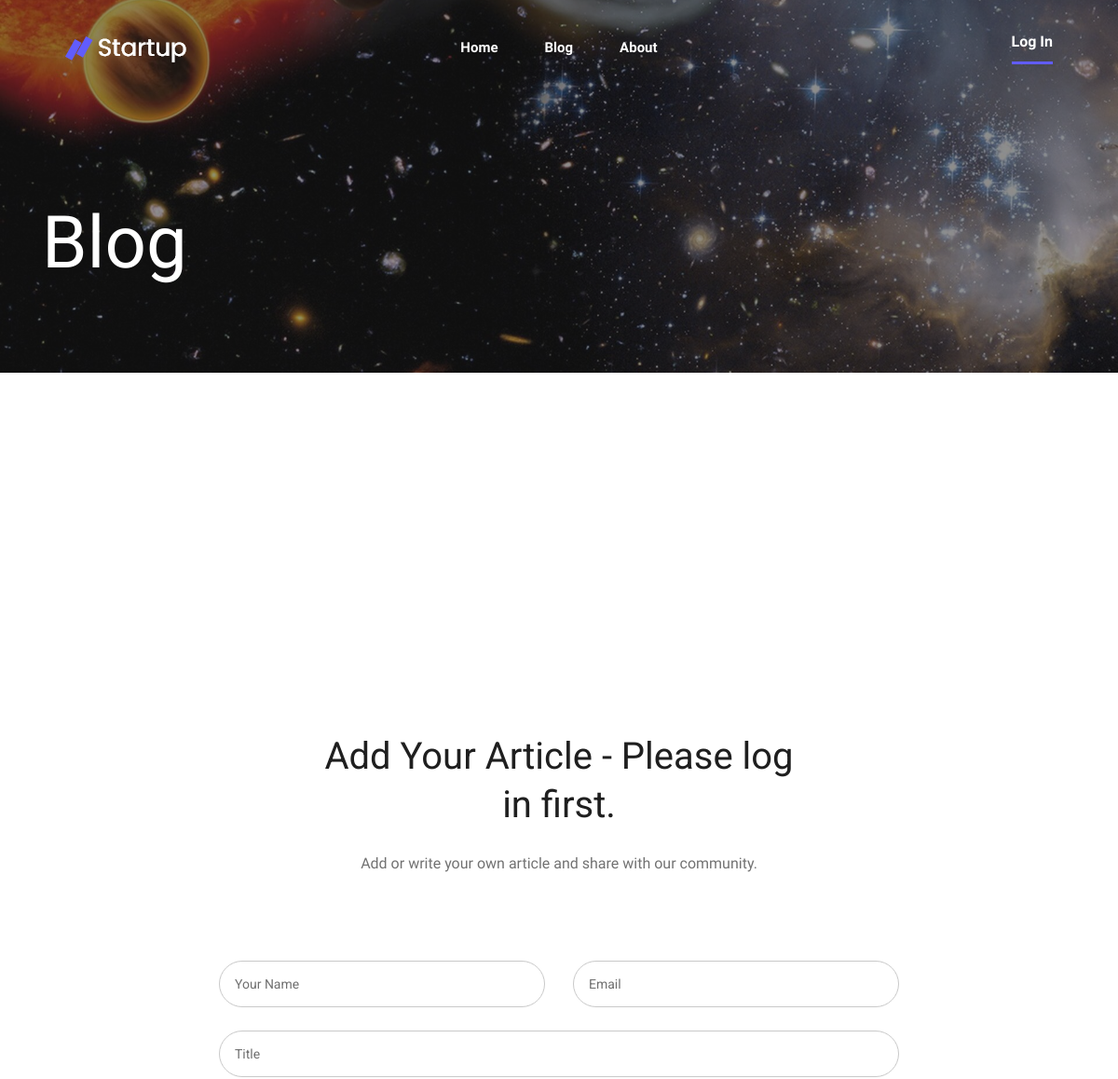
/blog (upper part), run on an earlier commit of the app's database.
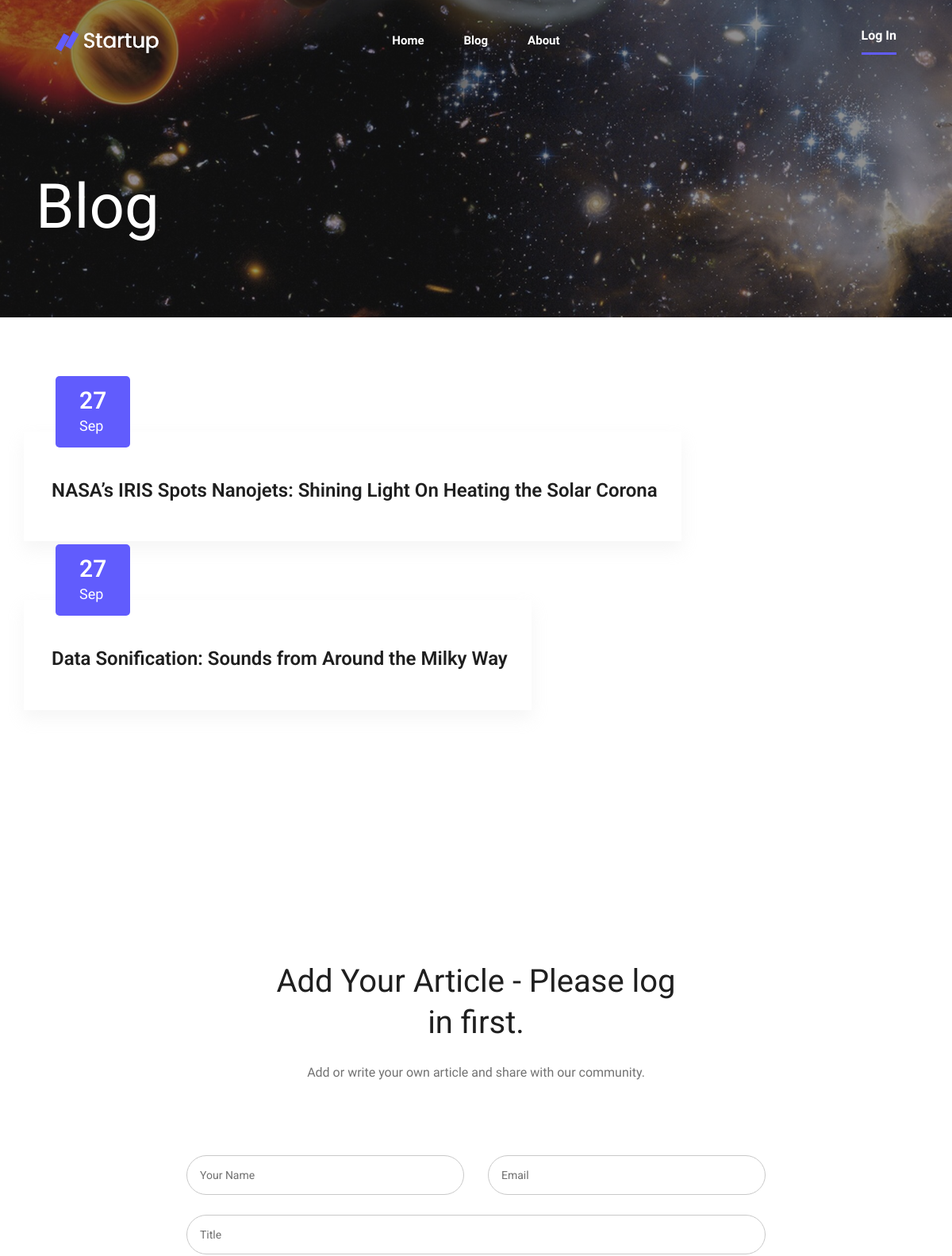
And on a later commit of the database.
### model.py (models this page shows)
class Blog(Base):
	__tablename__ = 'blog'
	id = Column(Integer, primary_key = True)
	title = Column(String)
	picture = Column(String)
	name = Column(String)
	text = Column(String)
	day = Column(String)
	month = Column(String)

### app.py (the view, shortened to what this page needs)
@app.route('/blog', methods=['GET', 'POST'])
def blog_page():
	global is_signed
	msg = "- Please log in first."
	if "username" in login_session:
		msg = " "
	return render_template("blog.html", blogs=return_all_blogs(), msg = msg)

### databases.py (called while the page is built)
def return_all_blogs():
	blogs = session.query(Blog).all()
	return blogs

### templates/blog.html (shortened to what the changed rows need)
<!doctype html>
<html class="no-js" lang="zxx">
<head>
    <link rel="stylesheet" href="static/css/bootstrap.min.css">
    <link rel="stylesheet" href="static/css/owl.carousel.min.css">
    <link rel="stylesheet" href="static/css/magnific-popup.css">
    <link rel="stylesheet" href="static/css/font-awesome.min.css">
    <link rel="stylesheet" href="static/css/themify-icons.css">
    <link rel="stylesheet" href="static/css/nice-select.css">
    <link rel="stylesheet" href="static/css/flaticon.css">
    <link rel="stylesheet" href="static/css/gijgo.css">
    <link rel="stylesheet" href="static/css/animate.css">
    <link rel="stylesheet" href="static/css/slicknav.css">
    <link rel="stylesheet" href="static/css/style.css">
</head>
<body>
    <section class="blog_area section-padding">
        <div class="container">
            <div class="row">
                {%for blog in blogs%}
                    <article class="blog_item">
                        <div class="blog_item_img">
                            <a href=# class="blog_item_date">
                                <h3>{{blog.day}}</h3>
                                <p>{{blog.month}}</p>
                            </a>
                        </div>
                        <div class="blog_details">
                            <a class="d-inline-block" href="{{url_for('single_blog_page', blog_id = blog.id)}}">
                                <h2>{{blog.title}}</h2>
                            </a>
                        </div>
                    </article>
                     {%endfor%}
            </div>
        </div>
    </section>
</body>
</html>

What changed in the data, as far as the page shows it:
added Blog: day "27", month "Sep", title "NASA’s IRIS Spots Nanojets: Shining Light On Heating the Solar Corona"
added Blog: day "27", month "Sep", title "Data Sonification: Sounds from Around the Milky Way"
